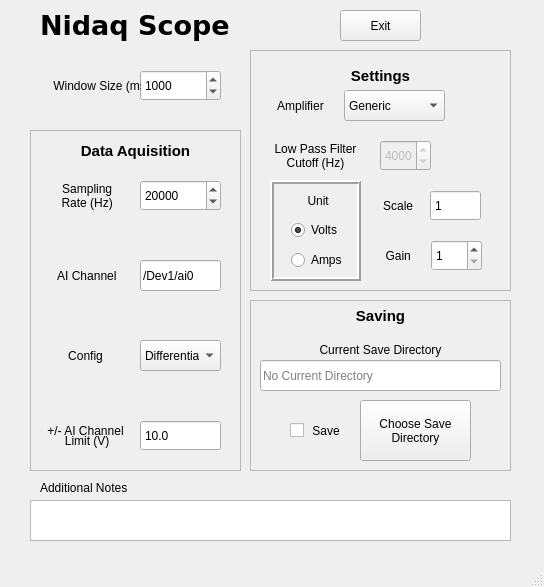
<?xml version="1.0" encoding="UTF-8"?>
<ui version="4.0">
 <class>MainWindow</class>
 <widget class="QMainWindow" name="MainWindow">
  <property name="enabled">
   <bool>true</bool>
  </property>
  <property name="geometry">
   <rect>
    <x>0</x>
    <y>0</y>
    <width>544</width>
    <height>587</height>
   </rect>
  </property>
  <property name="maximumSize">
   <size>
    <width>544</width>
    <height>587</height>
   </size>
  </property>
  <property name="windowTitle">
   <string>MainWindow</string>
  </property>
  <property name="layoutDirection">
   <enum>Qt::LeftToRight</enum>
  </property>
  <widget class="QWidget" name="centralwidget">
   <widget class="QSpinBox" name="rate_spinner">
    <property name="geometry">
     <rect>
      <x>140</x>
      <y>180</y>
      <width>81</width>
      <height>31</height>
     </rect>
    </property>
    <property name="toolTip">
     <string>Frequency of data aquisition</string>
    </property>
    <property name="minimum">
     <number>500</number>
    </property>
    <property name="maximum">
     <number>1000000</number>
    </property>
    <property name="singleStep">
     <number>1000</number>
    </property>
    <property name="value">
     <number>20000</number>
    </property>
   </widget>
   <widget class="QLabel" name="label">
    <property name="geometry">
     <rect>
      <x>30</x>
      <y>180</y>
      <width>111</width>
      <height>31</height>
     </rect>
    </property>
    <property name="toolTip">
     <string>Frequency of data aquisition</string>
    </property>
    <property name="text">
     <string> Sampling 
 Rate (Hz)</string>
    </property>
    <property name="alignment">
     <set>Qt::AlignCenter</set>
    </property>
   </widget>
   <widget class="QSpinBox" name="window_size_spinner">
    <property name="geometry">
     <rect>
      <x>140</x>
      <y>70</y>
      <width>81</width>
      <height>31</height>
     </rect>
    </property>
    <property name="toolTip">
     <string>Size of Scanning Oscilloscope</string>
    </property>
    <property name="alignment">
     <set>Qt::AlignLeading|Qt::AlignLeft|Qt::AlignVCenter</set>
    </property>
    <property name="specialValueText">
     <string/>
    </property>
    <property name="suffix">
     <string/>
    </property>
    <property name="minimum">
     <number>100</number>
    </property>
    <property name="maximum">
     <number>10000000</number>
    </property>
    <property name="singleStep">
     <number>100</number>
    </property>
    <property name="value">
     <number>1000</number>
    </property>
   </widget>
   <widget class="QLabel" name="label_2">
    <property name="geometry">
     <rect>
      <x>50</x>
      <y>70</y>
      <width>91</width>
      <height>31</height>
     </rect>
    </property>
    <property name="toolTip">
     <string>Size of scanning oscilloscope</string>
    </property>
    <property name="text">
     <string> Window Size (ms)</string>
    </property>
   </widget>
   <widget class="QLabel" name="label_3">
    <property name="geometry">
     <rect>
      <x>30</x>
      <y>260</y>
      <width>111</width>
      <height>31</height>
     </rect>
    </property>
    <property name="text">
     <string> AI Channel</string>
    </property>
    <property name="alignment">
     <set>Qt::AlignCenter</set>
    </property>
   </widget>
   <widget class="QLabel" name="label_4">
    <property name="geometry">
     <rect>
      <x>260</x>
      <y>340</y>
      <width>241</width>
      <height>20</height>
     </rect>
    </property>
    <property name="layoutDirection">
     <enum>Qt::LeftToRight</enum>
    </property>
    <property name="text">
     <string>Current Save Directory</string>
    </property>
    <property name="textFormat">
     <enum>Qt::AutoText</enum>
    </property>
    <property name="alignment">
     <set>Qt::AlignCenter</set>
    </property>
   </widget>
   <widget class="QComboBox" name="config_combo">
    <property name="geometry">
     <rect>
      <x>140</x>
      <y>340</y>
      <width>81</width>
      <height>31</height>
     </rect>
    </property>
    <item>
     <property name="text">
      <string>Differential</string>
     </property>
    </item>
    <item>
     <property name="text">
      <string>NRSE</string>
     </property>
    </item>
    <item>
     <property name="text">
      <string>RSE</string>
     </property>
    </item>
   </widget>
   <widget class="QLabel" name="label_5">
    <property name="geometry">
     <rect>
      <x>30</x>
      <y>340</y>
      <width>111</width>
      <height>31</height>
     </rect>
    </property>
    <property name="text">
     <string>Config</string>
    </property>
    <property name="alignment">
     <set>Qt::AlignCenter</set>
    </property>
   </widget>
   <widget class="QFrame" name="frame">
    <property name="geometry">
     <rect>
      <x>270</x>
      <y>180</y>
      <width>91</width>
      <height>101</height>
     </rect>
    </property>
    <property name="autoFillBackground">
     <bool>true</bool>
    </property>
    <property name="frameShape">
     <enum>QFrame::Box</enum>
    </property>
    <property name="frameShadow">
     <enum>QFrame::Raised</enum>
    </property>
    <property name="lineWidth">
     <number>2</number>
    </property>
    <property name="midLineWidth">
     <number>0</number>
    </property>
    <widget class="QLabel" name="label_6">
     <property name="geometry">
      <rect>
       <x>6</x>
       <y>10</y>
       <width>81</width>
       <height>21</height>
      </rect>
     </property>
     <property name="text">
      <string> Unit</string>
     </property>
     <property name="alignment">
      <set>Qt::AlignCenter</set>
     </property>
    </widget>
    <widget class="QRadioButton" name="amps_radio">
     <property name="geometry">
      <rect>
       <x>21</x>
       <y>70</y>
       <width>61</width>
       <height>20</height>
      </rect>
     </property>
     <property name="text">
      <string>Amps</string>
     </property>
     <property name="checked">
      <bool>false</bool>
     </property>
     <property name="autoExclusive">
      <bool>true</bool>
     </property>
    </widget>
    <widget class="QRadioButton" name="volts_radio">
     <property name="geometry">
      <rect>
       <x>21</x>
       <y>40</y>
       <width>61</width>
       <height>20</height>
      </rect>
     </property>
     <property name="layoutDirection">
      <enum>Qt::LeftToRight</enum>
     </property>
     <property name="text">
      <string>Volts</string>
     </property>
     <property name="checked">
      <bool>true</bool>
     </property>
    </widget>
   </widget>
   <widget class="QLabel" name="label_8">
    <property name="geometry">
     <rect>
      <x>30</x>
      <y>420</y>
      <width>111</width>
      <height>21</height>
     </rect>
    </property>
    <property name="text">
     <string>+/- AI Channel</string>
    </property>
    <property name="alignment">
     <set>Qt::AlignCenter</set>
    </property>
   </widget>
   <widget class="QSpinBox" name="gain_spinner">
    <property name="geometry">
     <rect>
      <x>431</x>
      <y>240</y>
      <width>51</width>
      <height>31</height>
     </rect>
    </property>
    <property name="buttonSymbols">
     <enum>QAbstractSpinBox::UpDownArrows</enum>
    </property>
    <property name="minimum">
     <number>1</number>
    </property>
    <property name="maximum">
     <number>1000000</number>
    </property>
    <property name="value">
     <number>1</number>
    </property>
   </widget>
   <widget class="QTextEdit" name="notes_box">
    <property name="geometry">
     <rect>
      <x>30</x>
      <y>500</y>
      <width>481</width>
      <height>41</height>
     </rect>
    </property>
    <property name="placeholderText" stdset="0">
     <string/>
    </property>
   </widget>
   <widget class="QLabel" name="label_9">
    <property name="geometry">
     <rect>
      <x>366</x>
      <y>190</y>
      <width>61</width>
      <height>31</height>
     </rect>
    </property>
    <property name="text">
     <string> Scale</string>
    </property>
    <property name="textFormat">
     <enum>Qt::AutoText</enum>
    </property>
    <property name="alignment">
     <set>Qt::AlignCenter</set>
    </property>
   </widget>
   <widget class="QLabel" name="label_10">
    <property name="geometry">
     <rect>
      <x>366</x>
      <y>240</y>
      <width>61</width>
      <height>31</height>
     </rect>
    </property>
    <property name="text">
     <string> Gain</string>
    </property>
    <property name="alignment">
     <set>Qt::AlignCenter</set>
    </property>
   </widget>
   <widget class="QLabel" name="label_11">
    <property name="geometry">
     <rect>
      <x>40</x>
      <y>480</y>
      <width>101</width>
      <height>16</height>
     </rect>
    </property>
    <property name="text">
     <string>Additional Notes</string>
    </property>
   </widget>
   <widget class="QComboBox" name="amplifier_box">
    <property name="geometry">
     <rect>
      <x>344</x>
      <y>90</y>
      <width>101</width>
      <height>31</height>
     </rect>
    </property>
    <item>
     <property name="text">
      <string>Generic</string>
     </property>
    </item>
    <item>
     <property name="text">
      <string>MultiClamp700</string>
     </property>
    </item>
    <item>
     <property name="text">
      <string>Axopatch200</string>
     </property>
    </item>
   </widget>
   <widget class="QLabel" name="label_7">
    <property name="geometry">
     <rect>
      <x>40</x>
      <y>10</y>
      <width>371</width>
      <height>31</height>
     </rect>
    </property>
    <property name="font">
     <font>
      <family>Verdana</family>
      <pointsize>20</pointsize>
      <weight>75</weight>
      <bold>true</bold>
     </font>
    </property>
    <property name="text">
     <string>Nidaq Scope</string>
    </property>
   </widget>
   <widget class="QLabel" name="label_13">
    <property name="geometry">
     <rect>
      <x>260</x>
      <y>90</y>
      <width>81</width>
      <height>31</height>
     </rect>
    </property>
    <property name="text">
     <string>Amplifier</string>
    </property>
    <property name="alignment">
     <set>Qt::AlignCenter</set>
    </property>
   </widget>
   <widget class="QSpinBox" name="fc_box">
    <property name="enabled">
     <bool>false</bool>
    </property>
    <property name="geometry">
     <rect>
      <x>380</x>
      <y>140</y>
      <width>51</width>
      <height>31</height>
     </rect>
    </property>
    <property name="toolTip">
     <string>Low frequency cuttoff point</string>
    </property>
    <property name="maximum">
     <number>100000</number>
    </property>
    <property name="singleStep">
     <number>1000</number>
    </property>
    <property name="value">
     <number>4000</number>
    </property>
   </widget>
   <widget class="QLabel" name="label_14">
    <property name="enabled">
     <bool>true</bool>
    </property>
    <property name="geometry">
     <rect>
      <x>250</x>
      <y>140</y>
      <width>131</width>
      <height>31</height>
     </rect>
    </property>
    <property name="toolTip">
     <string>Low frequency cuttoff point</string>
    </property>
    <property name="text">
     <string>Low Pass Filter 
Cutoff (Hz)</string>
    </property>
    <property name="alignment">
     <set>Qt::AlignCenter</set>
    </property>
   </widget>
   <widget class="QLineEdit" name="current_directory">
    <property name="geometry">
     <rect>
      <x>260</x>
      <y>360</y>
      <width>241</width>
      <height>31</height>
     </rect>
    </property>
    <property name="readOnly">
     <bool>true</bool>
    </property>
    <property name="placeholderText">
     <string>No Current Directory</string>
    </property>
   </widget>
   <widget class="QLineEdit" name="ai_channel_box">
    <property name="geometry">
     <rect>
      <x>140</x>
      <y>260</y>
      <width>81</width>
      <height>31</height>
     </rect>
    </property>
    <property name="text">
     <string>/Dev1/ai0</string>
    </property>
   </widget>
   <widget class="QFrame" name="frame_3">
    <property name="geometry">
     <rect>
      <x>250</x>
      <y>50</y>
      <width>261</width>
      <height>241</height>
     </rect>
    </property>
    <property name="frameShape">
     <enum>QFrame::StyledPanel</enum>
    </property>
    <property name="frameShadow">
     <enum>QFrame::Sunken</enum>
    </property>
    <widget class="QLabel" name="label_19">
     <property name="geometry">
      <rect>
       <x>0</x>
       <y>10</y>
       <width>261</width>
       <height>31</height>
      </rect>
     </property>
     <property name="font">
      <font>
       <pointsize>11</pointsize>
       <weight>75</weight>
       <bold>true</bold>
      </font>
     </property>
     <property name="text">
      <string>Settings</string>
     </property>
     <property name="alignment">
      <set>Qt::AlignCenter</set>
     </property>
    </widget>
    <zorder>label_19</zorder>
    <zorder>volts_radio</zorder>
   </widget>
   <widget class="QFrame" name="frame_4">
    <property name="geometry">
     <rect>
      <x>250</x>
      <y>300</y>
      <width>261</width>
      <height>171</height>
     </rect>
    </property>
    <property name="frameShape">
     <enum>QFrame::StyledPanel</enum>
    </property>
    <property name="frameShadow">
     <enum>QFrame::Sunken</enum>
    </property>
    <widget class="QCheckBox" name="save_check">
     <property name="geometry">
      <rect>
       <x>40</x>
       <y>120</y>
       <width>81</width>
       <height>21</height>
      </rect>
     </property>
     <property name="toolTip">
      <string>Tick to enable saving</string>
     </property>
     <property name="text">
      <string> Save</string>
     </property>
     <property name="iconSize">
      <size>
       <width>32</width>
       <height>32</height>
      </size>
     </property>
    </widget>
    <widget class="QPushButton" name="directory_button">
     <property name="geometry">
      <rect>
       <x>110</x>
       <y>100</y>
       <width>111</width>
       <height>61</height>
      </rect>
     </property>
     <property name="toolTip">
      <string/>
     </property>
     <property name="text">
      <string>Choose Save 
Directory</string>
     </property>
    </widget>
    <widget class="QLabel" name="label_12">
     <property name="geometry">
      <rect>
       <x>0</x>
       <y>0</y>
       <width>261</width>
       <height>31</height>
      </rect>
     </property>
     <property name="font">
      <font>
       <pointsize>11</pointsize>
       <weight>75</weight>
       <bold>true</bold>
      </font>
     </property>
     <property name="text">
      <string>Saving</string>
     </property>
     <property name="alignment">
      <set>Qt::AlignCenter</set>
     </property>
    </widget>
   </widget>
   <widget class="QFrame" name="frame_5">
    <property name="geometry">
     <rect>
      <x>30</x>
      <y>130</y>
      <width>211</width>
      <height>341</height>
     </rect>
    </property>
    <property name="frameShape">
     <enum>QFrame::StyledPanel</enum>
    </property>
    <property name="frameShadow">
     <enum>QFrame::Sunken</enum>
    </property>
    <widget class="QLabel" name="label_16">
     <property name="geometry">
      <rect>
       <x>0</x>
       <y>300</y>
       <width>111</width>
       <height>21</height>
      </rect>
     </property>
     <property name="text">
      <string> Limit (V)</string>
     </property>
     <property name="alignment">
      <set>Qt::AlignCenter</set>
     </property>
    </widget>
    <widget class="QDoubleSpinBox" name="ai_limit_box">
     <property name="geometry">
      <rect>
       <x>110</x>
       <y>290</y>
       <width>81</width>
       <height>31</height>
      </rect>
     </property>
     <property name="buttonSymbols">
      <enum>QAbstractSpinBox::NoButtons</enum>
     </property>
     <property name="decimals">
      <number>1</number>
     </property>
     <property name="minimum">
      <double>0.100000000000000</double>
     </property>
     <property name="value">
      <double>10.000000000000000</double>
     </property>
    </widget>
    <widget class="QLabel" name="label_18">
     <property name="geometry">
      <rect>
       <x>0</x>
       <y>10</y>
       <width>211</width>
       <height>21</height>
      </rect>
     </property>
     <property name="font">
      <font>
       <pointsize>11</pointsize>
       <weight>75</weight>
       <bold>true</bold>
      </font>
     </property>
     <property name="text">
      <string>Data Aquisition</string>
     </property>
     <property name="alignment">
      <set>Qt::AlignCenter</set>
     </property>
    </widget>
   </widget>
   <widget class="QSpinBox" name="scale_box">
    <property name="geometry">
     <rect>
      <x>430</x>
      <y>190</y>
      <width>51</width>
      <height>31</height>
     </rect>
    </property>
    <property name="buttonSymbols">
     <enum>QAbstractSpinBox::NoButtons</enum>
    </property>
    <property name="minimum">
     <number>1</number>
    </property>
    <property name="maximum">
     <number>1000000</number>
    </property>
    <property name="value">
     <number>1</number>
    </property>
   </widget>
   <widget class="QPushButton" name="excecute_button">
    <property name="geometry">
     <rect>
      <x>340</x>
      <y>10</y>
      <width>81</width>
      <height>31</height>
     </rect>
    </property>
    <property name="text">
     <string>Exit</string>
    </property>
   </widget>
   <zorder>frame_4</zorder>
   <zorder>frame_5</zorder>
   <zorder>frame_3</zorder>
   <zorder>rate_spinner</zorder>
   <zorder>label</zorder>
   <zorder>window_size_spinner</zorder>
   <zorder>label_2</zorder>
   <zorder>label_3</zorder>
   <zorder>label_4</zorder>
   <zorder>config_combo</zorder>
   <zorder>label_5</zorder>
   <zorder>frame</zorder>
   <zorder>label_8</zorder>
   <zorder>gain_spinner</zorder>
   <zorder>notes_box</zorder>
   <zorder>label_9</zorder>
   <zorder>label_10</zorder>
   <zorder>label_11</zorder>
   <zorder>amplifier_box</zorder>
   <zorder>label_7</zorder>
   <zorder>label_13</zorder>
   <zorder>fc_box</zorder>
   <zorder>label_14</zorder>
   <zorder>current_directory</zorder>
   <zorder>ai_channel_box</zorder>
   <zorder>scale_box</zorder>
   <zorder>excecute_button</zorder>
  </widget>
  <widget class="QMenuBar" name="menubar">
   <property name="geometry">
    <rect>
     <x>0</x>
     <y>0</y>
     <width>544</width>
     <height>21</height>
    </rect>
   </property>
  </widget>
  <widget class="QStatusBar" name="statusbar"/>
 </widget>
 <resources/>
 <connections/>
</ui>
